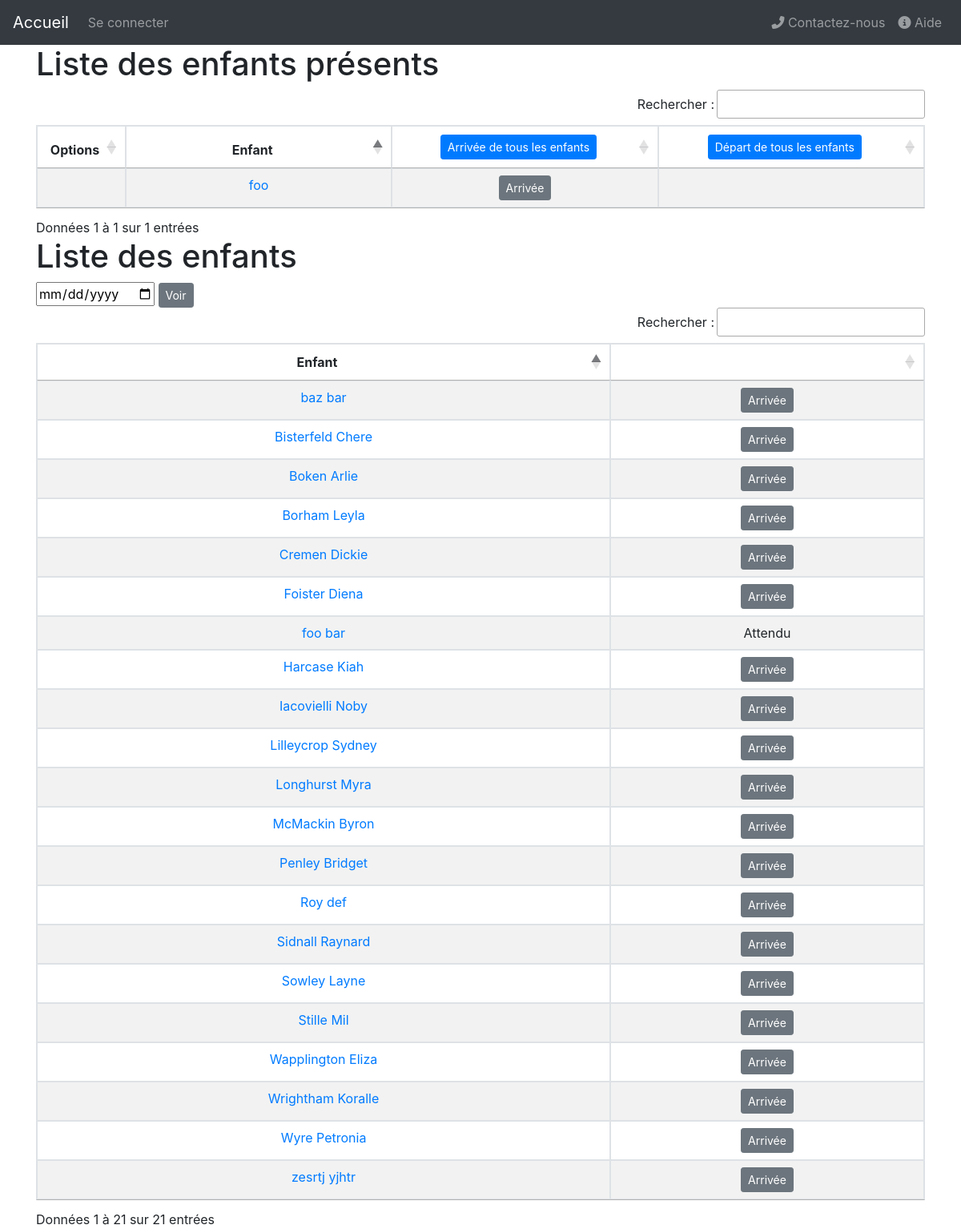
Before: /enfant/ with the older database file.
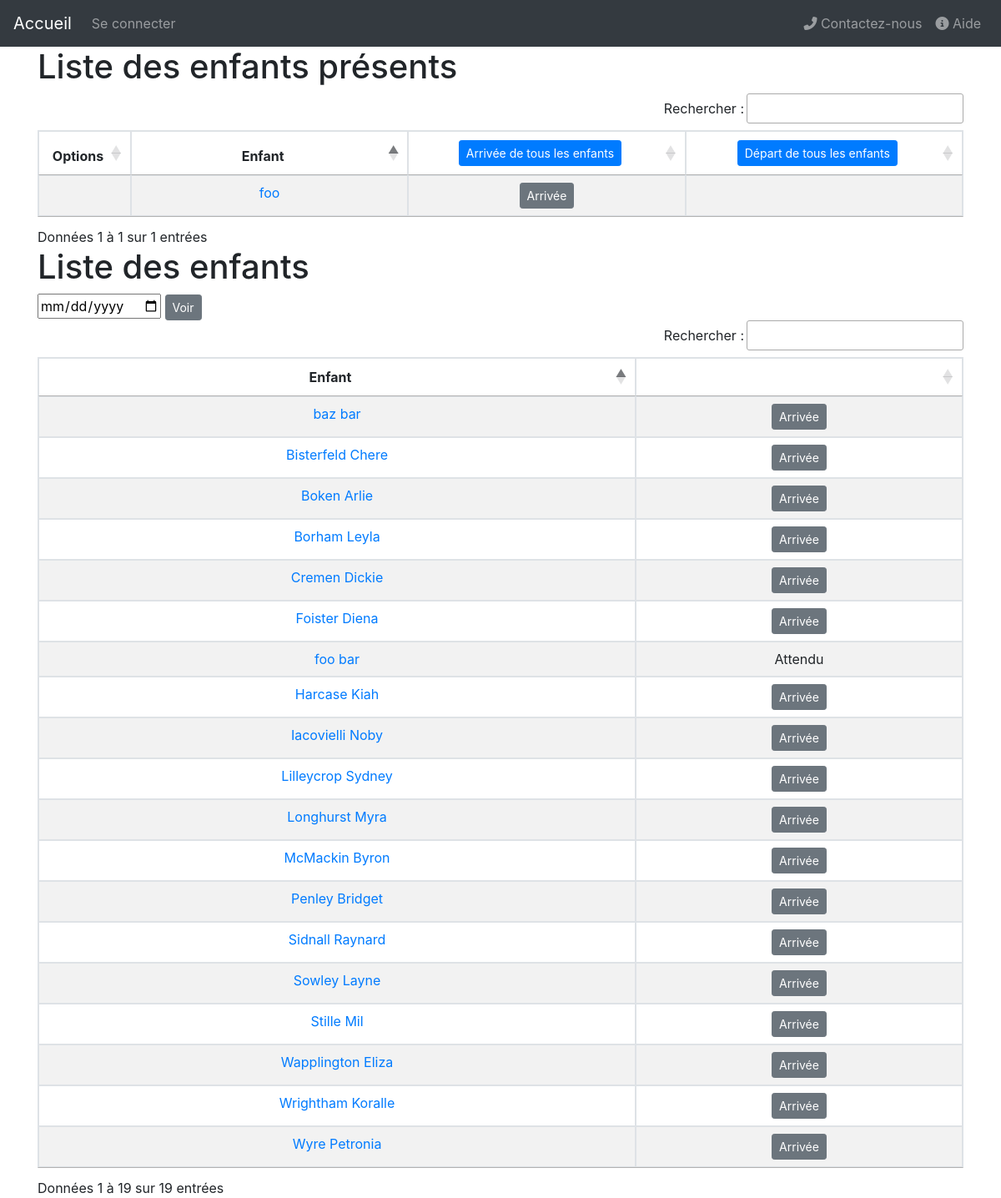
After: the same page with the newer database file.
### garderie/models.py (models this page shows, shortened)
class Child(models.Model):
	parent=models.ForeignKey(Parent, on_delete=models.DO_NOTHING, related_name='child_set')
	first_name=models.CharField(max_length=100, verbose_name="Prénom")
	last_name=models.CharField(max_length=100, verbose_name="Nom")
	second_parent=models.ForeignKey(Parent, on_delete=models.DO_NOTHING, related_name='child_set2', null=True)
	def __str__(self):
		return self.first_name+" "+self.last_name
	def get_full_name(self):
		return str(self)
	def incomplete_schedule(self):
		for schedule in self.schedule_set.all():
			if schedule.departure==None:
				return schedule
	def next_presence(self):
		all_occurrences=[presence.next_occurrence() for presence in self.expectedpresence_set.all()]
		if all_occurrences:
			return min(all_occurrences)
		else:
			return None
	def present_next_time(self):
		next=self.next_presence()
		today=timezone.now()
		if next:
			return next[0].day==today.day and next[1].hour_arrival<today.hour and next[1].hour_departure>today.hour
		else:
			return False
	def schedule_to_display(self):
		res=self.incomplete_schedule()
		if not res:
			if self.was_here():
				return self.schedule_set.latest('id')
			return None
		return res
	def was_here(self):
		today=timezone.now()
		for schedule in self.schedule_set.all():
			if not schedule.departure or schedule.departure+timedelta(hours=3)>today:
				return True
		return False

### garderie/views/enfant.py (the view)
# urls.py: path('enfant/', views.ChildrenListView.as_view(), name='children_list'),
class ChildrenListView(generic.ListView):
	template_name='garderie/children_list.html'
	context_object_name='children_list'
	def get_queryset(self):
		return {'all_children': Child.objects.all(),
						'current_schedules': Schedule.objects.incomplete_schedules()
					 }

### garderie/context_processors.py (called while the page is built)
def settings_processor(request):
	return {'settings':Config.objects.get_config()}

### garderie/managers.py (called while the page is built)
	def get_config(self):
		try:
			config=super().get_queryset()[0]
		except models.Config.DoesNotExist:
			config=models.Config()
			config.save()
		return config

	def incomplete_schedules(self):
		return super().get_queryset().filter(departure=None)

### garderie/models.py (called while the page is built)
	@property
	def hour_arrival(self):
		return 0 if self.period==0 else 12

	@property
	def hour_departure(self):
		return 12 if self.period==0 else 20

	def next_occurrence(self):
		today=timezone.now()
		today_occurrence=today.replace(hour=self.hour_departure, minute=0, second=0) # standardisation de la période
		true_selfday=self.day-1
		week_determiner=7 if (today_occurrence.hour<=today.hour and today.weekday()==true_selfday) or today.weekday()>true_selfday else 0
		return (today_occurrence+timedelta(days=(-today_occurrence.weekday())+true_selfday+week_determiner), self)

### garderie/templates/garderie/children_list.html (shortened to what this page needs)
{% extends 'garderie/base.html' %}
{% load static %}
{% block body %}
<div class="container">
	<h1>Liste des enfants présents</h1>
	<table id="table1" class="table table-striped table-bordered">
		<thead>
			<tr>
				<th>Options</th>
				<th>Enfant</th>
				<th><button class="button_all_arrivals btn btn-primary btn-sm">Arrivée de tous les enfants</button></th>
				<th><button class="button_all_departures btn btn-primary btn-sm">Départ de tous les enfants</button></th>
			</tr>
		</thead>
		<tbody>
		{% for child in children_list.all_children %}
			{% if child.present_next_time or child.incomplete_schedule or child.was_here %}
				{% with schedule=child.schedule_to_display %}
				<tr class="child_in" data-cid="{{child.id}}" data-sid="{{schedule.id}}" >
					<td>
					</td>
					<td>
						<a href="{% url 'child_profile' child.id %}">
								{{child.first_name}}
						</a>
					</td>
					<td> {% if schedule %}
						<input type="time"class="input_arrival" required value="{{schedule.arrival |default_if_none:''|date:"G:i"}}"></input>
							{% else %}
								<button class="button_in_arrival btn btn-secondary btn-sm">Arrivée</button>
							{% endif %}
					</td>
					<td>
					</td>
				</tr>
				{% endwith %}
			{% endif %}
		{% endfor %}
		</tbody>
	</table>
	<h1>Liste des enfants</h1>
	<input id="input_date_day" type="date"></input>
	<button id="submit_date_day" class="btn btn-secondary btn-sm" type="submit">Voir</button>
	<table id="table2" class="table table-striped table-bordered">
		<thead>
			<tr>
				<th>Enfant</th>
				<th></th>
			</tr>
		</thead>
		<tbody>
			{% for child in children_list.all_children %}
			<tr class="child_out" data-cid="{{child.id}}">
				<td>
					<a href="{% url 'child_profile' child.id %}">
							{{child.get_full_name}}
					</a>
				</td>
				<td> {% if child.present_next_time %}
							<span>Attendu</span>
							{% elif child.incomplete_schedule or child.was_here %}
								<span>Présent</span>
							{% else %}
								<button type="button" class="button_out_arrival btn btn-secondary btn-sm">Arrivée</button>
							{% endif %}
				</td>
				</tr>
			{% endfor %}
		</tbody>
	</table>
</div>
{% endblock %}

### garderie/templates/garderie/base.html (shortened to what this page needs)
<!DOCTYPE html>
<html>
<head>
	<link rel="stylesheet" href="https://cdn.jsdelivr.net/npm/bootstrap@4.5.3/dist/css/bootstrap.min.css">
	<link rel="stylesheet" href="https://maxcdn.bootstrapcdn.com/bootstrap/4.5.2/css/bootstrap.min.css">
	<link rel="stylesheet" type="text/css" href="https://cdn.datatables.net/1.10.23/css/jquery.dataTables.css">
	<link rel="stylesheet" href="https://cdnjs.cloudflare.com/ajax/libs/bootstrap-datepicker/1.8.0/css/bootstrap-datepicker.min.css" />
	<link rel="stylesheet" href="https://cdnjs.cloudflare.com/ajax/libs/tempusdominus-bootstrap-4/5.1.2/css/tempusdominus-bootstrap-4.min.css" />
	<link href="https://stackpath.bootstrapcdn.com/font-awesome/4.7.0/css/font-awesome.min.css" rel="stylesheet">
</head>
<nav class="navbar navbar-expand-lg bg-dark navbar-dark">
  <a class="navbar-brand" href="{% url 'index_redirect' %}">Accueil</a>
  <div class="collapse navbar-collapse justify-content-between" id="collapsibleNavbar">
    <ul class="navbar-nav">
        {% if user.is_authenticated %}
        <li class="nav-item">
			<span class="navbar-text"> Bonjour {{ user.first_name }} {{ user.last_name}} </span>
		</li>
		<li class="nav-item">
			<a class="nav-link" href="{% url 'logout' %}">Se déconnecter</a>
		</li>
			{% if user.is_superuser %}
			<li class="nav-item">
				<a class="nav-link" href="{% url 'admin_index' %}"> Accéder à la page admin </a>
			</li>
			{% endif %}
		{% else %}
		<li class="nav-item">
			<a class="nav-link" href="{% url 'login' %}">Se connecter</a>
		</li>
		{% endif %}
    </ul>
    <ul class="navbar-nav">
    	<li class="nav-item">
			<a class="nav-link" href="#contactModal" data-toggle="modal" data-target="#contactModal">
				<i class="fas fa-phone-alt"></i> Contactez-nous
		    </a>
		</li>
    	<li class="nav-item">
			<a class="nav-link" href="{% url 'help' %}">
				<i class="fas fa-info-circle"></i> Aide
		    </a>
		</li>
    </ul>
  </div>
</nav>
<body>
	{% block body %} {% endblock %}
</body>
</html>

### garderie/templates/garderie/include/base_scripts.html (shortened to what this page needs)
{% load static %}

Changed rows visible on the page:
removed Child: get_full_name "zesrtj yjhtr", shows "Arrivée", shown under "Liste des enfants"
removed Child: get_full_name "Roy def", shows "Arrivée", shown under "Liste des enfants"
Other visible differences:
text written by a page script: "Rechercher : Données 1 à 1 sur 1 entrées Rechercher : Données 1 à 21 sur 21 entrées" → "Rechercher : Données 1 à 1 sur 1 entrées Rechercher : Données 1 à 19 sur 19 entrées"
